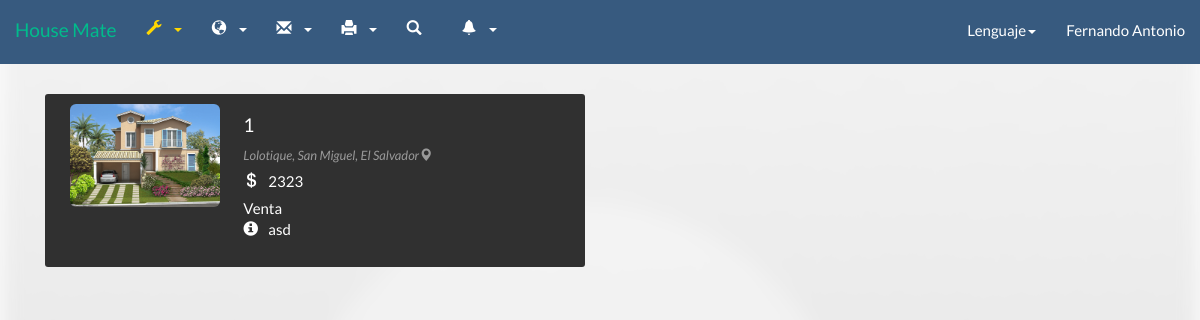
The page /HouseMate2_2/mis_inmuebles.php?Dueno=0 (signed in) on the database as committed earlier.
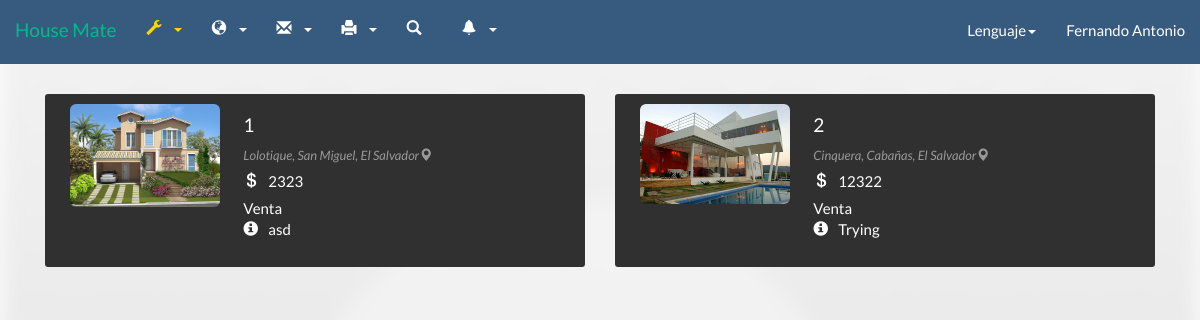
The same page on the database as committed later.
### tables this page shows
CREATE TABLE IF NOT EXISTS `inmueble` (
  `IdInmueble` varchar(5) NOT NULL,
  `Dueno` varchar(5) DEFAULT NULL,
  `Direccion` varchar(140) NOT NULL,
  `Descripcion` varchar(140) NOT NULL,
  `VentaRenta` int(1) NOT NULL,
  `Tipopropiedad` int(1) NOT NULL,
  `Precio` varchar(20) NOT NULL,
  `Imagen` varchar(100) NOT NULL,
  `DescDire` text,
  `estado` varchar(1) NOT NULL,
  `areadeterreno` varchar(15) NOT NULL,
  `areadeconstruc` varchar(15) NOT NULL,
  `aprovado` varchar(1) NOT NULL,
  `age` varchar(2) NOT NULL,
  `valuo1` varchar(15) NOT NULL,
  `valuo2` varchar(15) NOT NULL,
  `total` varchar(20) NOT NULL,
  PRIMARY KEY (`IdInmueble`),
  KEY `Dueno` (`Dueno`)
);

### HouseMate2_2/Call/Lenguaje/Idiomas/langes.php (called while the page is built, shortened)
<?php
$lang = array();
$lang['denor'] = "Resultado :";
$lang['Constr'] ="Construcción";
$lang['lot'] = "Lote";
$lang['lotvalue'] = "Valor de lote";
$lang['builvalue'] = "Valor construcción";
$lang['VU'] = "Valor unitario";
$lang['FE'] = "Estado de conservación";
$lang['FD'] = "Factor depreciación";
$lang['VNR'] = "Valor neto";
$lang['VNR'] = "Valor neto nuevo";
$lang['FFU'] = "Factor funcionalidad";
$lang['VUR'] = "Vida útil remanente";
$lang['ValuoR'] = "Valuar inmueble";
$lang['Valuo'] = "Valuar";
$lang['agev'] = "Vida útil";
$lang['ages'] = "Age";
$lang['age'] = "Edad de construcción";
$lang['NoTa'] = "Tags normales";
$lang['NoTa2'] = "Tags extras";
$lang['are'] = "Área";
$lang['area1'] = "Área de terreno";
$lang['area2'] = "Área construcción";
$lang['esta1'] = "Nuevo";
$lang['esta2'] = "Bueno";
$lang['esta3'] = "Medio";
$lang['esta4'] = "Regular";
$lang['esta5'] = "Reparaciones sencillas";
$lang['esta6'] = "Reparaciones medias";
$lang['esta7'] = "Reparaciones importantes";
$lang['esta8'] = "Reparaciones cruciales";
$lang['esta9'] = "En desecho";
$lang['esta10'] = "Inrreversible";
$lang['ME'] = "Modifciar empresa";
$lang['Titulo'] = "Título";
$lang['TY'] = "No puedes repetir un título";
$lang['Request'] = "Solicitar";
$lang['Start'] = "Inicio";
$lang['Anuncios'] = "Anuncio";
$lang['UpgradeM'] = "Mejorar";
$lang['accept'] = "Aceptar";
$lang['No'] = "Rechazado";
$lang['mensaje'] = "Mensaje";
$lang['YTE'] = "Ya tiene una empresa";
$lang['TE'] = "Tiene una empresa";
$lang['Need'] = "No tengo cuenta";
$lang['Page_title'] = 'House Mate';
$lang['Cuenta'] = 'Registrarse';
$lang['Acerca'] = 'Acerca de';
$lang['Config'] = 'Configuración';
$lang['Informacion'] = 'Información';
$lang['Solicitud'] = "Solicitud";
$lang['Status'] = "Estado";
$lang['aprovado'] = "Aprovado";
$lang['naprovado'] = "No aprovado";
$lang['compose'] = "Enviar";
$lang['nocuentaop'] = "Para poder acceder a estas funciones debes mejorar tu cuenta";
$lang['Aqui'] = "Aqui!!";
$lang['new-empresa'] = " esta interesado en ti";
$lang['res-empresa'] = "Solicitudes de empresas";
?>

### HouseMate2_2/mis_inmuebles.php (the view, shortened to what this page needs)
<?php
    echo("
    <link href='css/bootstrap.min.css' rel='stylesheet'/>
<meta charset=utf-8 />
    ");
	switch($_SESSION['tip'])
	{
		case 1:
		include("Header/barranav2.php");
		break;
	}
?>
<!DOCTYPE HTML>
<html>
<head>
	<link href='css/estilo.css' rel='stylesheet'/>
</head>
<body>
<div class="container">
    <div class="row">
<?php
$dueno = $_GET['Dueno'];
$tempid = "SELECT IdUsuario FROM usuario WHERE TempId = '$dueno'";
$temcs=mysql_query($tempid);
$rowt=mysql_fetch_array($temcs);
$Rtemid = $rowt['IdUsuario'];
$consulta = "SELECT * FROM inmueble WHERE Dueno = '$Rtemid' and IdInmueble > 0";
$cs = mysql_query($consulta);
while($row = mysql_fetch_array($cs)){
    echo    "<div class='col-xs-12 col-sm-6 col-md-6'>
            <div class='well well-sm'>
                <div class='row'>
                    <div class='col-sm-6 col-md-4'>
                        <img height='150px' width='150px' src='".$row['Imagen']."' alt='' class='img-rounded img-responsive' />
                    </div>
                    <div class='col-sm-6 col-md-8'>
                        <h4>
                            ".$row['IdInmueble']."</h4>
                        <small><cite title='San Francisco, USA'>".$row['Direccion']."<i class='glyphicon glyphicon-map-marker'>
                        </i></cite></small>
                        <p>
                            <i class='glyphicon glyphicon-usd'></i>".$row['Precio']."
                            <br />
                            ";
    if($row['VentaRenta'] == 1){
        echo $lang['Venta'];
    }elseif($row['VentaRenta'] == 2){
        echo $lang['Renta'];
    }
    echo"
                            <br />
                            <i class='glyphicon glyphicon-info-sign'></i>".$row['Descripcion']."</p>
                    </div>
                </div>
            </div>
        </div>";
}
?>
    </div>
</div>
</body>
</html>

Rows that differ between the two databases and show on the page:
added inmueble: Imagen (picture), IdInmueble "2", Direccion "Cinquera, Cabañas, El Salvador", Precio "12322", Descripcion "Trying"
